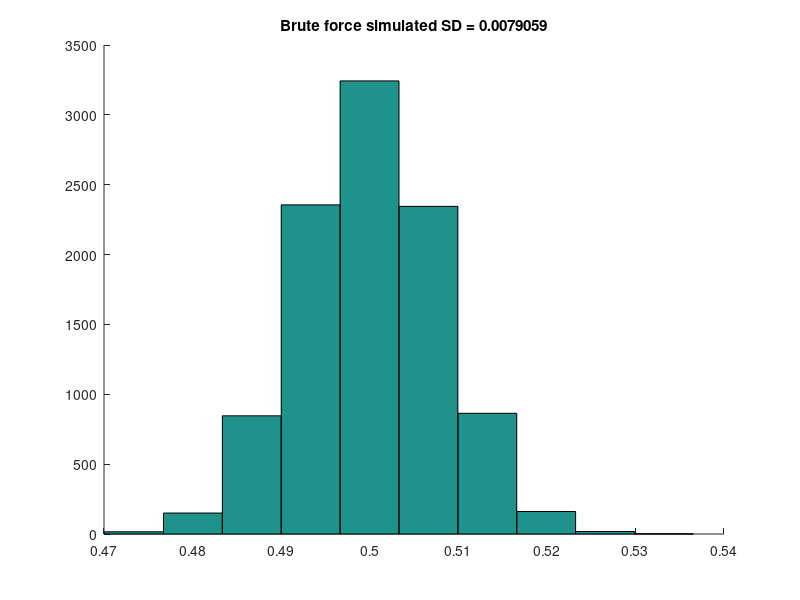
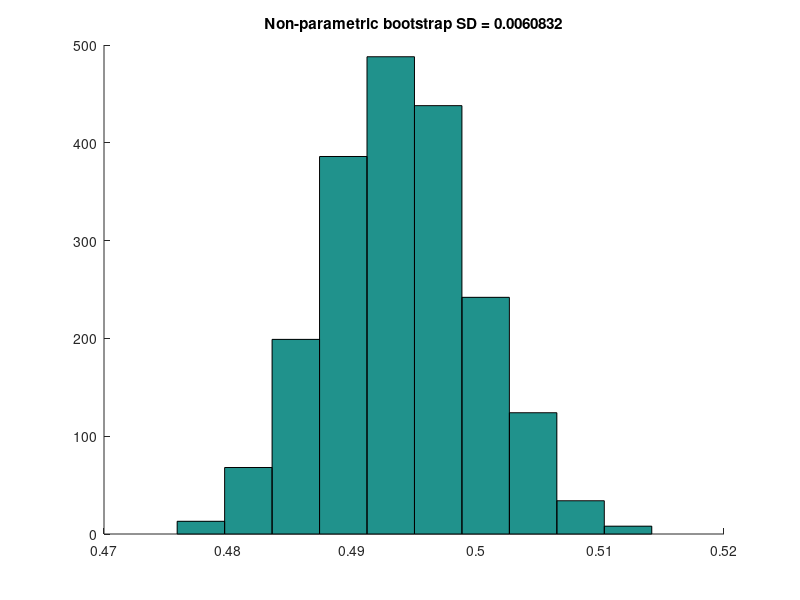
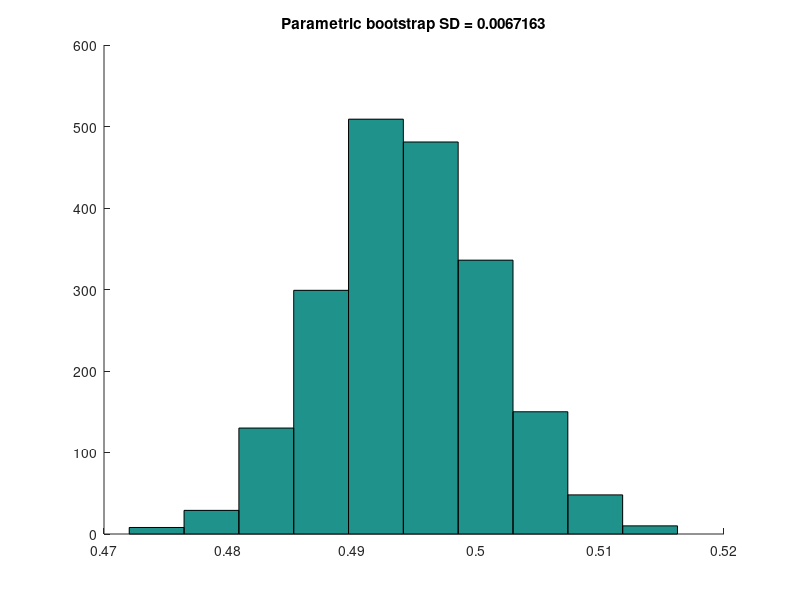
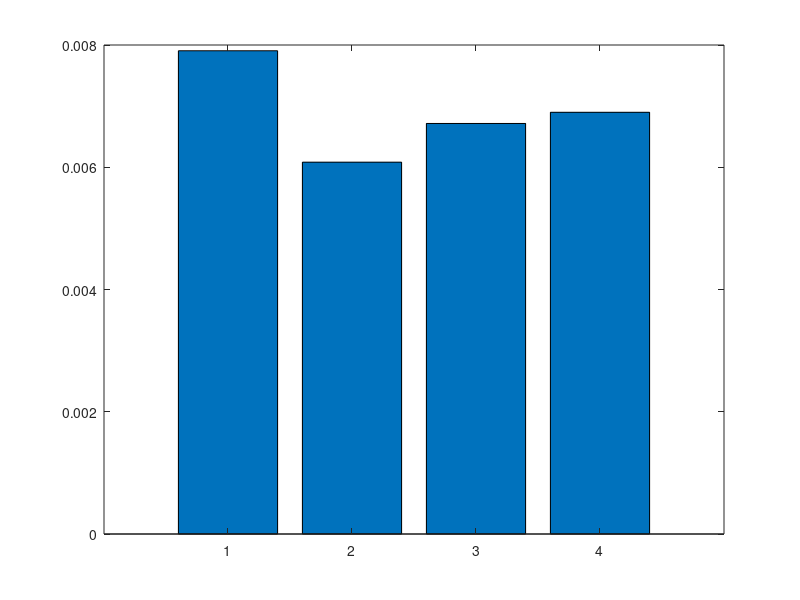

These charts were generated, in order, by the following MATLAB code:
% trying to figure out the SD of (a/(a+b))

mu1 = 20;
sigma1 = 1;
mu2 = 20;
sigma2 = 1;
n = 5;

a = normrnd(mu1, sigma1, n,1);
b = normrnd(mu2, sigma2, n,1);
sd_estimates = [];
%%
% approach 1: brute force
niter = 10000;
data = zeros(niter, 1);
for i = 1:niter
    aprime = normrnd(mu1, sigma1, n,1);
    bprime = normrnd(mu2, sigma2, n,1);
    data(i) = mean(aprime)/(mean(aprime)+mean(bprime));
end
figure; axes; hold on;
hist(data)
title(['Brute force simulated SD = ',num2str(std(data))]);
sd_estimates(1) = std(data);

%%
% approach 2: nonparametric bootstrap

niter = 2000;
data = zeros(niter, 1);
for i = 1:niter
    aprime = a(unidrnd(n, n, 1));
    bprime = b(unidrnd(n, n, 1));
    data(i) = mean(aprime)/(mean(aprime)+mean(bprime));
end
figure; axes; hold on;
hist(data)
title(['Non-parametric bootstrap SD = ',num2str(std(data))]);
sd_estimates(2) = std(data);

%%
% approach 3: parametric bootstrap

niter = 2000;
data = zeros(niter, 1);
for i = 1:niter
    aprime = normrnd(mean(a), std(a), n,1);
    bprime = normrnd(mean(b), std(b), n,1);
    data(i) = mean(aprime)/(mean(aprime)+mean(bprime));
end
figure; axes; hold on;
hist(data)
title(['Parametric bootstrap SD = ',num2str(std(data))]);
sd_estimates(3) = std(data);

%%
% approach 3: linear approximation

% d_da = partical derivative of a/(a+b) wrt to 'a'
d_da = mean(b)./(mean(a)+mean(b))^2;
d_db = -mean(a)./(mean(a)+mean(b))^2;
sr = sqrt((d_da)^2*(var(a)/n)+(d_db)^2*(var(b)/n))
disp(['SD of a/(a+b) by first order Taylor series expansion: ',num2str(sr)]);
sd_estimates(4) = sr;

% Another formula
sqrt((std(a)/mean(a))^2+(std(b)/mean(b))^2)


%%
% Summary
figure;
bar(sd_estimates);
